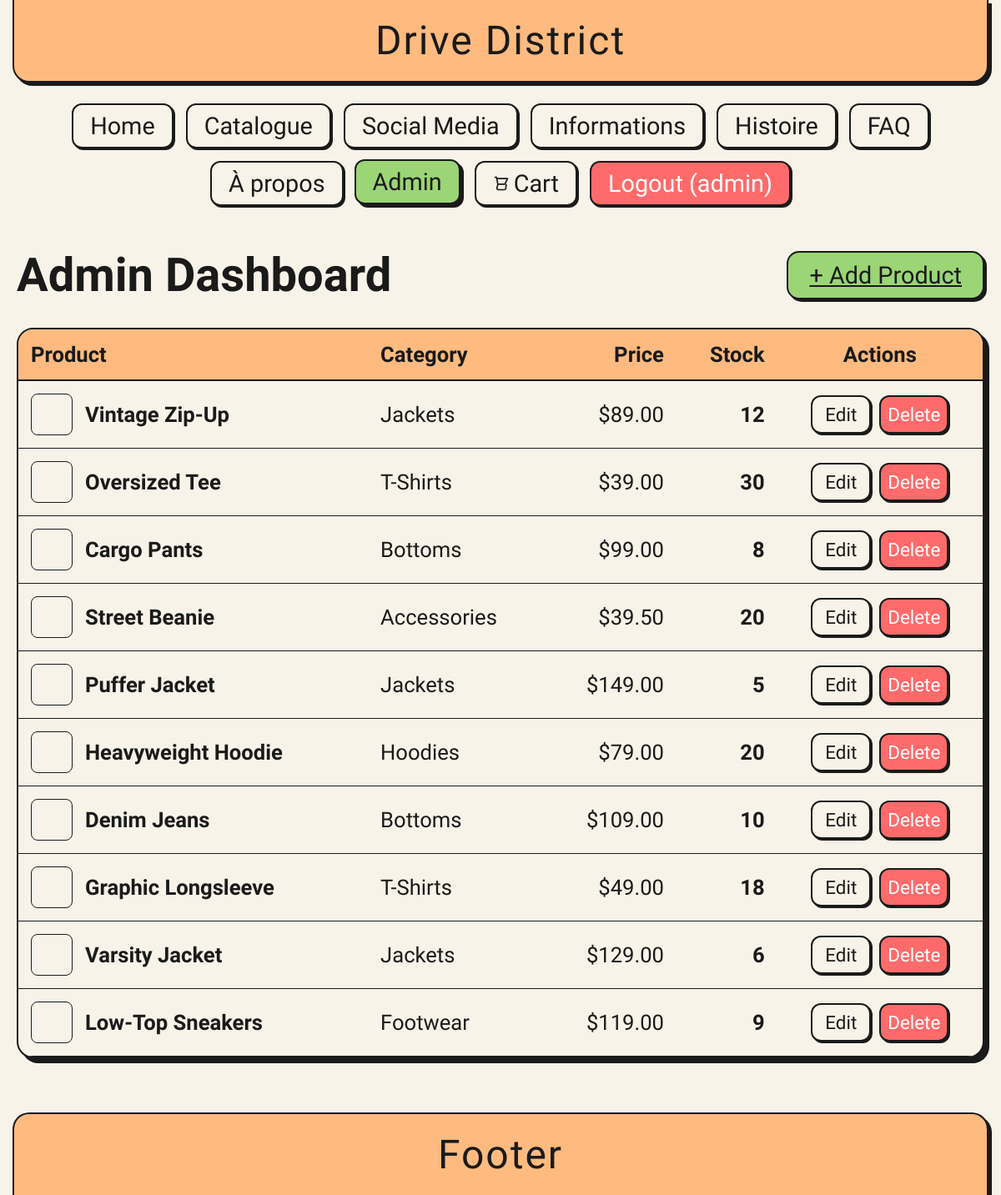
/admin.php (signed in), run on the app's committed database.
### tables this page shows
CREATE TABLE products (
        id INTEGER PRIMARY KEY AUTOINCREMENT,
        name TEXT NOT NULL,
        category TEXT NOT NULL,
        price REAL NOT NULL,
        stock INTEGER NOT NULL,
        sizes TEXT NOT NULL,
        colors TEXT NOT NULL,
        desc TEXT NOT NULL
    , image TEXT DEFAULT '');

### data.php (called while the page is built, shortened)
<?php
$db_file = __DIR__ . '/drivedistrict.sqlite';
$pdo = new PDO('sqlite:' . $db_file);
$pdo->setAttribute(PDO::ATTR_ERRMODE, PDO::ERRMODE_EXCEPTION);
$pdo->exec("
    CREATE TABLE IF NOT EXISTS products (
        id INTEGER PRIMARY KEY AUTOINCREMENT,
        name TEXT NOT NULL,
        category TEXT NOT NULL,
        price REAL NOT NULL,
        stock INTEGER NOT NULL,
        sizes TEXT NOT NULL,
        colors TEXT NOT NULL,
        desc TEXT NOT NULL
    );
    CREATE TABLE IF NOT EXISTS users (
        id INTEGER PRIMARY KEY AUTOINCREMENT,
        username TEXT NOT NULL UNIQUE,
        email TEXT NOT NULL UNIQUE,
        password TEXT NOT NULL,
        role TEXT NOT NULL DEFAULT 'user',
        created_at DATETIME DEFAULT CURRENT_TIMESTAMP
    );
    CREATE TABLE IF NOT EXISTS orders (
        id INTEGER PRIMARY KEY AUTOINCREMENT,
        user_id INTEGER,
        total REAL NOT NULL,
        status TEXT NOT NULL DEFAULT 'pending',
        created_at DATETIME DEFAULT CURRENT_TIMESTAMP,
        FOREIGN KEY (user_id) REFERENCES users(id)
    );
    CREATE TABLE IF NOT EXISTS order_items (
        id INTEGER PRIMARY KEY AUTOINCREMENT,
        order_id INTEGER NOT NULL,
        product_id INTEGER NOT NULL,
        size TEXT NOT NULL,
        qty INTEGER NOT NULL,
        price REAL NOT NULL,
        FOREIGN KEY (order_id) REFERENCES orders(id),
        FOREIGN KEY (product_id) REFERENCES products(id)
    );
");
try {
    $pdo->exec("ALTER TABLE products ADD COLUMN image TEXT DEFAULT ''");
    $img_urls = [
        1 => 'https://images.unsplash.com/photo-1556821840-3a63f95609a7?q=80&w=400',
        2 => 'https://images.unsplash.com/photo-1521572163474-6864f9cf17ab?q=80&w=400',
        3 => 'https://images.unsplash.com/photo-1624378439575-d1ead6bb246b?q=80&w=400',
        4 => 'https://images.unsplash.com/photo-1576871337622-98d48d1cf531?q=80&w=400',
        5 => 'https://images.unsplash.com/photo-1559551409-dadc959f76b8?q=80&w=400',
        6 => 'https://images.unsplash.com/photo-1556821840-3a63f95609a7?q=80&w=400',
        7 => 'https://images.unsplash.com/photo-1542272604-787c3835535d?q=80&w=400',
        8 => 'https://images.unsplash.com/photo-1618517351616-389a7ac72579?q=80&w=400',
        9 => 'https://images.unsplash.com/photo-1551028719-0c14457cc7dc?q=80&w=400',
        10 => 'https://images.unsplash.com/photo-1525966222134-fcfa99b8ae77?q=80&w=400'
    ];
    foreach($img_urls as $id => $url) {
        $pdo->exec("UPDATE products SET image = '$url' WHERE id = $id AND (image IS NULL OR image = '')");
    }
} catch (Exception $e) {}
try {
    $pdo->exec("ALTER TABLE users ADD COLUMN cart TEXT DEFAULT '[]'");
} catch (Exception $e) {}
try {
    $pdo->exec("ALTER TABLE users ADD COLUMN role TEXT DEFAULT 'user'");
} catch (Exception $e) {}
$products = [];
$stmt = $pdo->query("SELECT * FROM products");
while ($row = $stmt->fetch(PDO::FETCH_ASSOC)) {
    $row['sizes'] = json_decode($row['sizes'], true) ?: [];
    $row['colors'] = json_decode($row['colors'], true) ?: [];
    $products[$row['id']] = $row;
}

### admin.php (the view, shortened to what this page needs)
<?php require_once 'header.php';
?>
<main style="display:flex; flex-direction:column; align-items:center; width:100%; max-width:1200px; margin:0 auto; padding:0 20px 40px; gap:30px; flex:1;">
    <div style="width:100%; display:flex; justify-content:space-between; align-items:center; margin-top:20px;">
        <h2 style="font-size:3.5rem;">Admin Dashboard</h2>
        <a href="admin_edit.php" class="buy-button" style="width:auto; padding:10px 25px; font-size:1.8rem; background-color:#9BD576;">+ Add Product</a>
    </div>
    <div style="width:100%; border:2px solid #1a1a1a; border-radius:20px; box-shadow:6px 6px 0px #1a1a1a; overflow:hidden; background-color:#f7f3e8;">
        <table style="width:100%; border-collapse:collapse; font-size:1.6rem;">
            <thead style="background-color:#FFBB7F; border-bottom:2px solid #1a1a1a;">
                <tr>
                    <th style="padding:15px; text-align:left;">Product</th>
                    <th style="padding:15px; text-align:left;">Category</th>
                    <th style="padding:15px; text-align:right;">Price</th>
                    <th style="padding:15px; text-align:right;">Stock</th>
                    <th style="padding:15px; text-align:center;">Actions</th>
                </tr>
            </thead>
            <tbody>
                <?php foreach($products as $p): ?>
                <tr style="border-bottom:1px solid #1a1a1a;">
                    <td style="padding:15px; display:flex; align-items:center; gap:15px;">
                        <div style="width:50px; height:50px; border:1px solid #1a1a1a; border-radius:8px; background-image:url('<?= $p['image'] ?>'); background-size:cover; background-position:center;"></div>
                        <strong><?= $p['name'] ?></strong>
                    </td>
                    <td style="padding:15px;"><?= $p['category'] ?></td>
                    <td style="padding:15px; text-align:right;">$<?= number_format($p['price'], 2) ?></td>
                    <td style="padding:15px; text-align:right; font-weight:bold; color: <?= $p['stock'] < 5 ? '#ff6b6b' : 'inherit' ?>;">
                        <?= $p['stock'] ?>
                    </td>
                    <td style="padding:15px; text-align:center;">
                        <div style="display:flex; gap:10px; justify-content:center;">
                            <a href="admin_edit.php?id=<?= $p['id'] ?>" class="nav-link" style="padding:5px 15px; font-size:1.4rem; background-color:#f7f3e8;">Edit</a>
                            <form method="POST" action="admin_actions.php" onsubmit="return confirm('Delete this product?');">
                                <button type="submit" class="remove-button" style="font-size:1.4rem;">Delete</button>
                            </form>
                        </div>
                    </td>
                </tr>
                <?php endforeach; ?>
            </tbody>
        </table>
    </div>
</main>
<?php include 'footer.php'; ?>

### styles.css (style rules this page uses)
* { margin: 0; padding: 0; box-sizing: border-box; font-family: 'Jersey 25', sans-serif; }
body { background-color: #f7f3e8; display: flex; flex-direction: column; min-height: 100vh; color: #1a1a1a; }
.nav-link { padding: 8px 20px; background-color: #f7f3e8; border: 2px solid #1a1a1a; border-radius: 12px; color: #1a1a1a; text-decoration: none; font-size: 1.8rem; transition: all 0.2s ease-in-out; box-shadow: 2px 2px 0px #1a1a1a; display: flex; align-items: center; gap: 8px; }
.buy-button { background-color: #FFBB7F; border: 2px solid #1a1a1a; border-radius: 15px; padding: 10px 15px; font-size: 1.8rem; color: #1a1a1a; cursor: pointer; box-shadow: 3px 3px 0px #1a1a1a; transition: all 0.2s; display: flex; align-items: center; justify-content: center; gap: 8px; width: 100%; }
.remove-button { background-color: #ff6b6b; border: 2px solid #1a1a1a; border-radius: 12px; padding: 8px; color: #fff; cursor: pointer; box-shadow: 2px 2px 0px #1a1a1a; transition: all 0.2s; }

### data on the page
products: name "Vintage Zip-Up", category "Jackets", price "89.00", stock "12"
products: name "Oversized Tee", category "T-Shirts", price "39.00", stock "30"
products: name "Cargo Pants", category "Bottoms", price "99.00", stock "8"
products: name "Street Beanie", category "Accessories", price "39.50", stock "20"
products: name "Puffer Jacket", category "Jackets", price "149.00", stock "5"
products: name "Heavyweight Hoodie", category "Hoodies", price "79.00", stock "20"
products: name "Denim Jeans", category "Bottoms", price "109.00", stock "10"
products: name "Graphic Longsleeve", category "T-Shirts", price "49.00", stock "18"
products: name "Varsity Jacket", category "Jackets", price "129.00", stock "6"
products: name "Low-Top Sneakers", category "Footwear", price "119.00", stock "9"

### other printed values
$_SESSION['username'] "admin"
